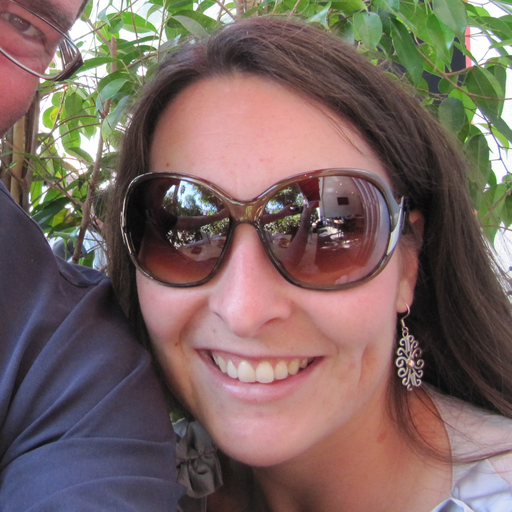
#> input picture Project1/data/images/00022.png, 512 x 512 px; its folder holds only this picture in this run
$ jupyter execute processing.ipynb
#> lines starting #> are read from the running program, lines starting #| are printed output that depends on the picture; after the words box and inside, x2 and y2 are one past the last pixel; in counts of white or black regions, pixels touching at a corner belong together
[cell 1]
from PIL import Image
import numpy as np
import csv
import matplotlib.pyplot as plt
import os

def image_to_binary_grid(image_path, size=(64, 64), threshold=0.5):
#> called with image_path = '../data/images/00022.png', size = (256, 256), threshold = 0.5
    img = Image.open(image_path).convert('L')
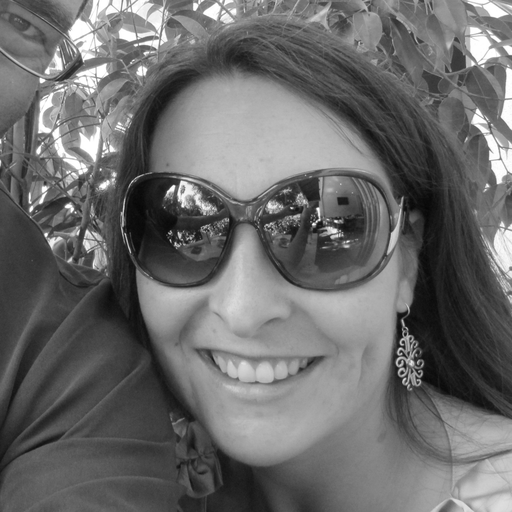
#> img: PIL image 512x512 L; min 6, max 255, mean 106.8

    img = img.resize(size)
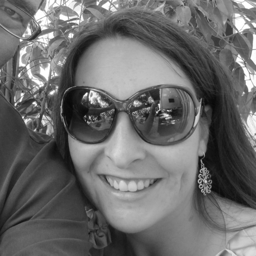
#> img: PIL image 256x256 L; min 8, max 255, mean 106.8

    img_array = np.array(img) / 255.0

    binary_grid = np.where(img_array > threshold, 1, 0)
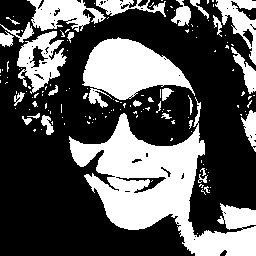
#> binary_grid: shape (256, 256) int64; values 0 (black) and 1 (white), 34.7% white; 144 white regions (114 under 20 px), largest, box (x1, y1, x2, y2) and area: (69, 97, 256, 256) 11044, (82, 37, 195, 108) 4347, (17, 31, 67, 94) 1562

    return binary_grid

def save_grid_to_csv(binary_grid, output_path):
    with open(output_path, mode='w', newline='') as file:
        writer = csv.writer(file)
        writer.writerows(binary_grid)

def display_binary_grid(binary_grid):
    plt.figure(figsize=(6, 6))

    plt.imshow(binary_grid, cmap='gray', interpolation='nearest')

    plt.axis('off')

    plt.show()

def process_images(image_folder, output_folder, csv_list_file, size=(64, 64), threshold=0.5):
    if not os.path.exists(output_folder):
        os.makedirs(output_folder)

    with open(csv_list_file, 'w') as list_file:
        for image_name in os.listdir(image_folder):
            if image_name.endswith(".png"):
                image_path = os.path.join(image_folder, image_name)
                output_csv = os.path.join(output_folder, f"{os.path.splitext(image_name)[0]}.csv")

                binary_grid = image_to_binary_grid(image_path, size=size, threshold=threshold)

                save_grid_to_csv(binary_grid, output_csv)

                list_file.write(f"{os.path.basename(output_csv)}\n")

                print(f"Displaying {image_name}")
                display_binary_grid(binary_grid)

$ run again, on Project1/data/images/00037.png
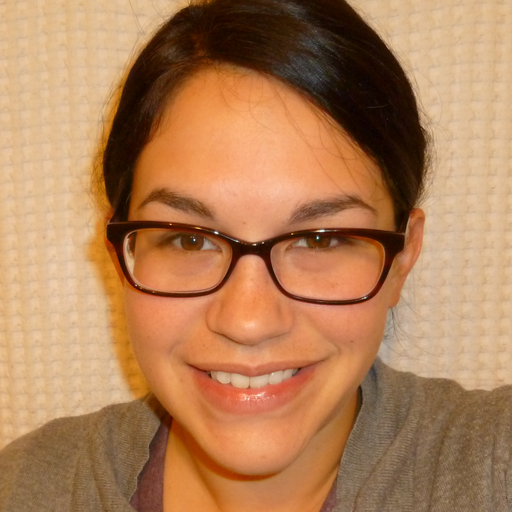
#> input picture Project1/data/images/00037.png, 512 x 512 px
#> in image_to_binary_grid, `img = Image.open(image_path).convert('L')`:
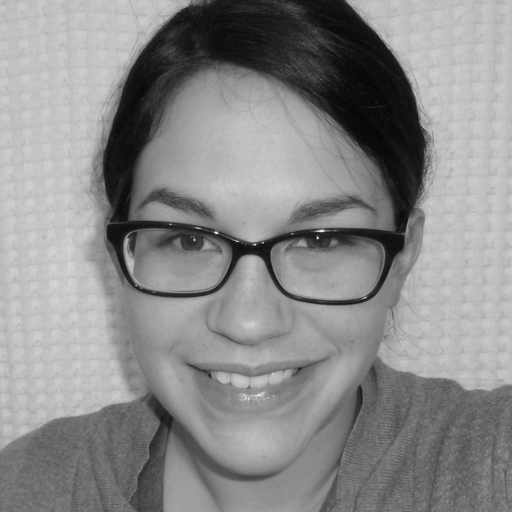
#> img: PIL image 512x512 L; min 5, max 253, mean 138.4
#> in image_to_binary_grid, `binary_grid = np.where(img_array > threshold, 1, 0)`:
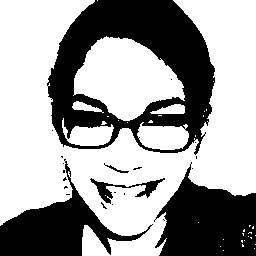
#> binary_grid: shape (256, 256) int64; values 0 (black) and 1 (white), 62.7% white; 22 black regions (17 under 20 px), largest, box (x1, y1, x2, y2) and area: (47, 0, 215, 155) 12806, (154, 162, 256, 256) 6143, (0, 159, 153, 256) 4853, (90, 178, 165, 204) 490, (104, 163, 129, 173) 51

$ run again, on Project1/data/images/00044.png
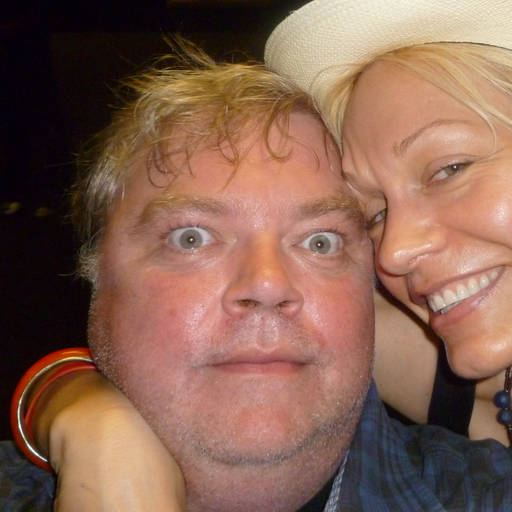
#> input picture Project1/data/images/00044.png, 512 x 512 px
#> in image_to_binary_grid, `img = Image.open(image_path).convert('L')`:
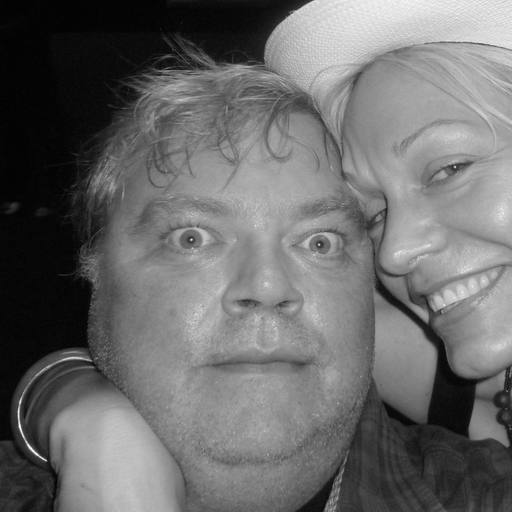
#> img: PIL image 512x512 L; min 1, max 255, mean 107
#> in image_to_binary_grid, `binary_grid = np.where(img_array > threshold, 1, 0)`:
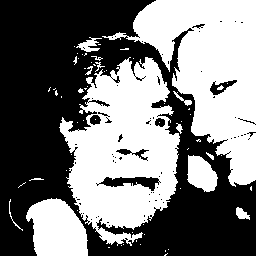
#> binary_grid: shape (256, 256) int64; values 0 (black) and 1 (white), 47.8% white; 65 white regions (50 under 20 px), largest, box (x1, y1, x2, y2) and area: (59, 57, 180, 246) 13773, (102, 0, 256, 187) 13278, (26, 198, 88, 256) 2716

$ run again, on Project1/data/images/00060.png
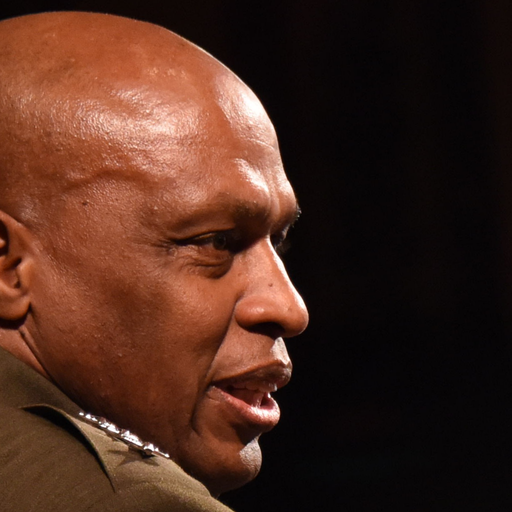
#> input picture Project1/data/images/00060.png, 512 x 512 px
#> in image_to_binary_grid, `img = Image.open(image_path).convert('L')`:
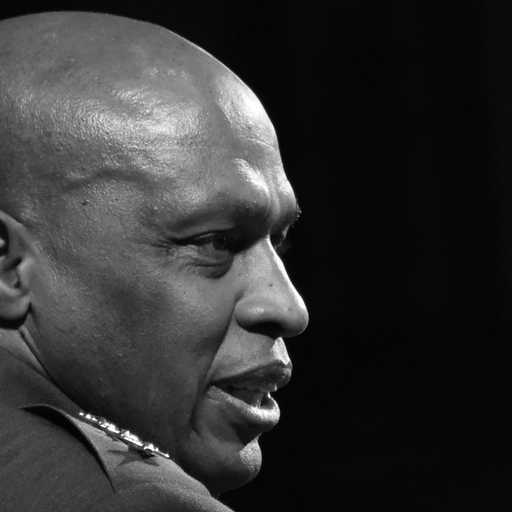
#> img: PIL image 512x512 L; min 1, max 255, mean 50.4
#> in image_to_binary_grid, `binary_grid = np.where(img_array > threshold, 1, 0)`:
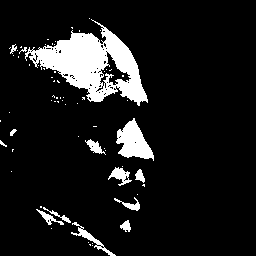
#> binary_grid: shape (256, 256) int64; values 0 (black) and 1 (white), 10.3% white; 68 white regions (54 under 20 px), largest, box (x1, y1, x2, y2) and area: (25, 19, 148, 106) 4533, (116, 118, 154, 161) 900, (71, 222, 116, 256) 251

$ run again, on Project1/data/images/00028.png
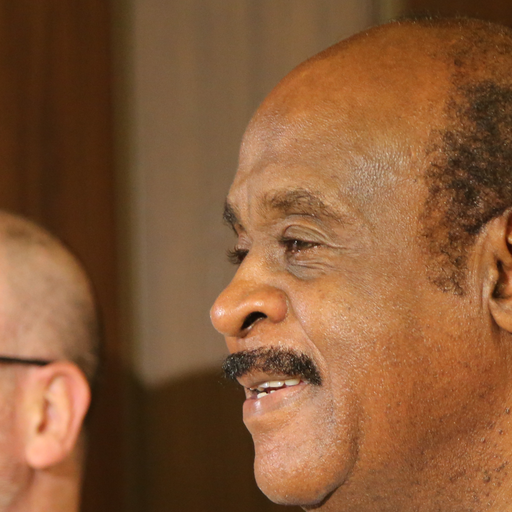
#> input picture Project1/data/images/00028.png, 512 x 512 px
#> in image_to_binary_grid, `img = Image.open(image_path).convert('L')`:
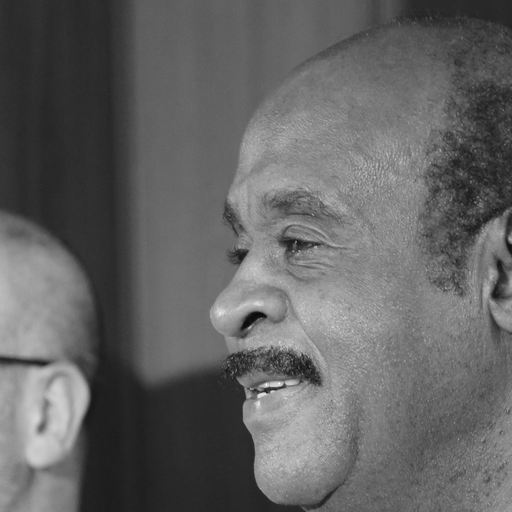
#> img: PIL image 512x512 L; min 10, max 255, mean 99.1
#> in image_to_binary_grid, `binary_grid = np.where(img_array > threshold, 1, 0)`:
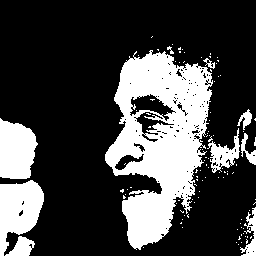
#> binary_grid: shape (256, 256) int64; values 0 (black) and 1 (white), 27.1% white; 105 white regions (95 under 20 px), largest, box (x1, y1, x2, y2) and area: (105, 50, 213, 250) 11979, (0, 180, 44, 256) 2093, (0, 118, 38, 179) 1830
